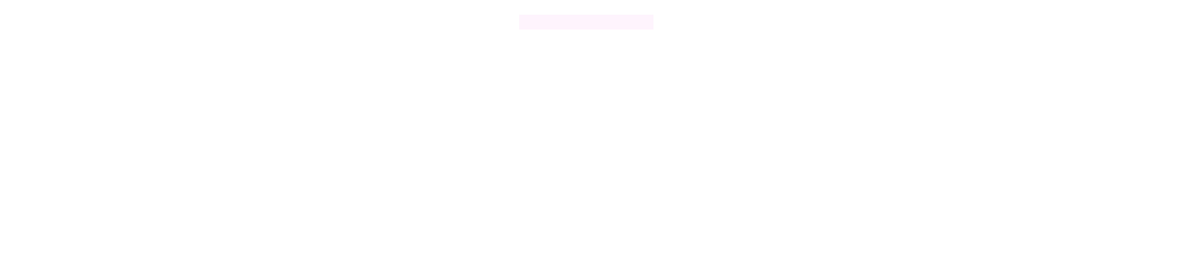
Frame 1 (no input)
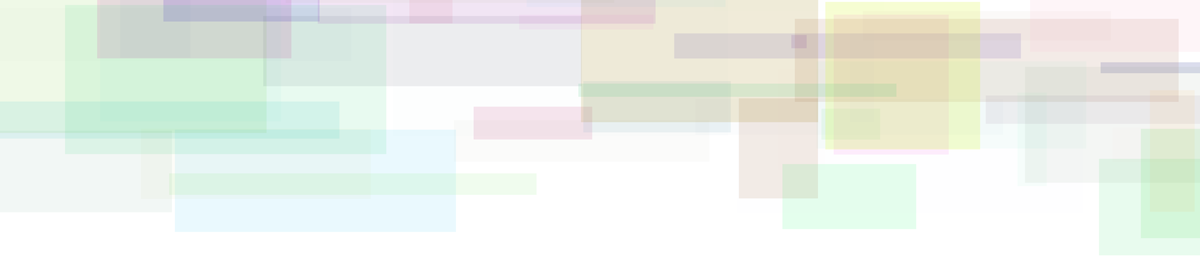
Frame 60 (the mouse pressed at the canvas centre just before this capture)
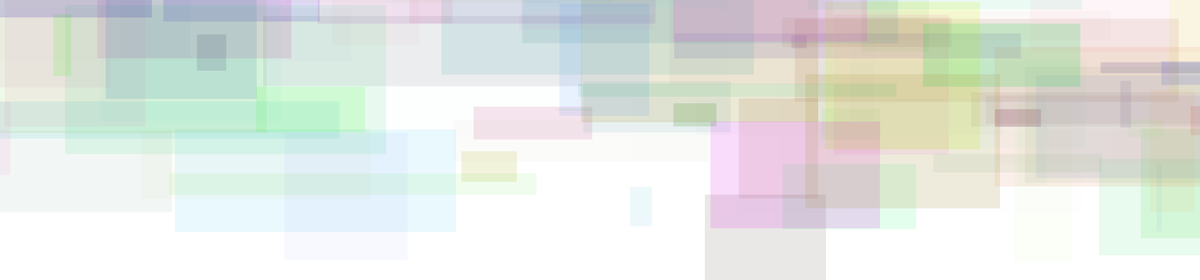
Frame 120 (the mouse held since frame 60 and released just before this capture)

The Processing sketch that drew these frames (run headless with seeded random() and noise(); from frame 60 on, the mouse is pressed at the canvas centre):

// Processing sketch: processing_101922
// ── processing_101922.pde

void setup()
{
  size(3000,700);
  background(#FFFFFF);
  frameRate(10);
}

void draw()
{
  translate(random(300), random(200)-400);
  randomRect();

  
}

void randomRect()
{
      noStroke();
      fill(random(255), random(255), random(255), random(50));
    rect(random(width+500)-500, random(height), random(1000), random(400));
  }
